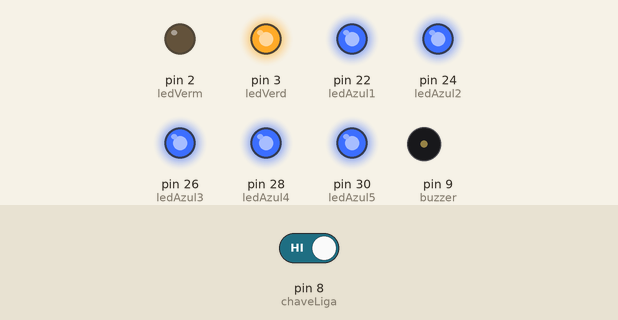
A sketch run on a simulated Arduino Mega 2560, built with avr-gcc and run on an emulated ATmega2560. Parts: output pins drawn as LEDs (lit = HIGH), buzzer (waves = sounding, pin HIGH). The test bench sets the inputs (shaded band); at power-on: pin 8 (chaveLiga) HIGH.

Above: at 1.2 s.
1.3 s: pin 8 (chaveLiga) driven LOW
At 2.5 s:
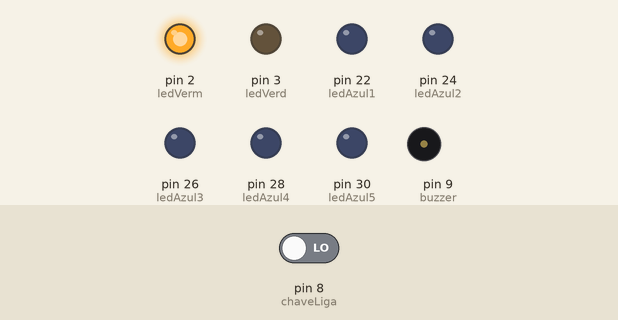
2.8 s: pin 8 (chaveLiga) driven HIGH
At 3.8 s:
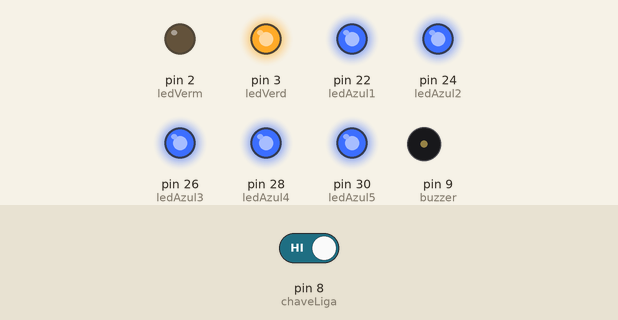
Timing chart, 0 to 5.8 s (numbered marks = the images above; inputs shaded):
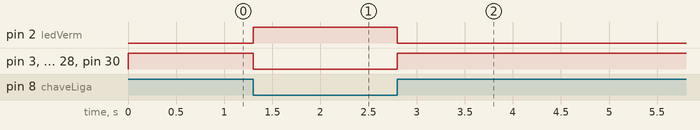

Measured:
- after the input at 1.3 s, pin 2 (ledVerm): LOW → HIGH at once; pin 3 (ledVerd), pin 22 (ledAzul1), pin 24 (ledAzul2), pin 26 (ledAzul3), pin 28 (ledAzul4), pin 30 (ledAzul5): HIGH → LOW at once
- after the input at 2.8 s, pin 2 (ledVerm): HIGH → LOW at once; pin 3 (ledVerd), pin 22 (ledAzul1), pin 24 (ledAzul2), pin 26 (ledAzul3), pin 28 (ledAzul4), pin 30 (ledAzul5): LOW → HIGH at once

The sketch:

arq_comp.ino
```cpp
const int ledVerm = 2;
const int ledVerd = 3;
const int chaveLiga = 8;
const int horas = 1;
const int buzzer = 9;
const int ledAzul1 = 22;
const int ledAzul2 = 24;
const int ledAzul3 = 26;
const int ledAzul4 = 28;
const int ledAzul5 = 30;
unsigned long segundos;

void setup() {
pinMode(ledVerm, OUTPUT);
pinMode(ledVerd, OUTPUT);
pinMode(chaveLiga, INPUT);
pinMode(buzzer, OUTPUT);
pinMode(ledAzul1, OUTPUT);
pinMode(ledAzul2, OUTPUT);
pinMode(ledAzul3, OUTPUT);
pinMode(ledAzul4, OUTPUT);
pinMode(ledAzul5, OUTPUT);
segundos = horas * 3600;
}


void loop() {

  int estadoChave = digitalRead(chaveLiga);

  if (estadoChave == 0) {
    digitalWrite(ledVerm, HIGH);
    digitalWrite(ledVerd, LOW);
    digitalWrite(ledAzul1, LOW);
    digitalWrite(ledAzul2, LOW);
    digitalWrite(ledAzul3, LOW);
    digitalWrite(ledAzul4, LOW);
    digitalWrite(ledAzul5, LOW);
  }
  else if (estadoChave == 1) {
    digitalWrite(ledVerd, HIGH);
    digitalWrite(ledVerm, LOW);
    digitalWrite(ledAzul1, HIGH);
    digitalWrite(ledAzul2, HIGH);
    digitalWrite(ledAzul3, HIGH);
    digitalWrite(ledAzul4, HIGH);
    digitalWrite(ledAzul5, HIGH);
  }
  else {
    digitalWrite(ledVerd, LOW);
    digitalWrite(ledVerm, LOW);
  }

  if (horas == 0) {
    digitalWrite(buzzer, HIGH);
  }


}
```
